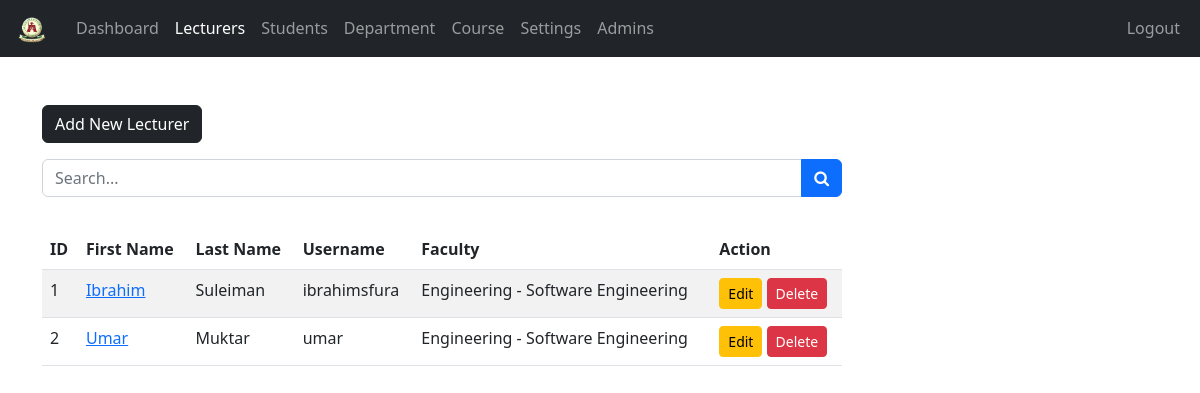
/admin/lecturer.php (signed in), run on an earlier commit of the app's database.
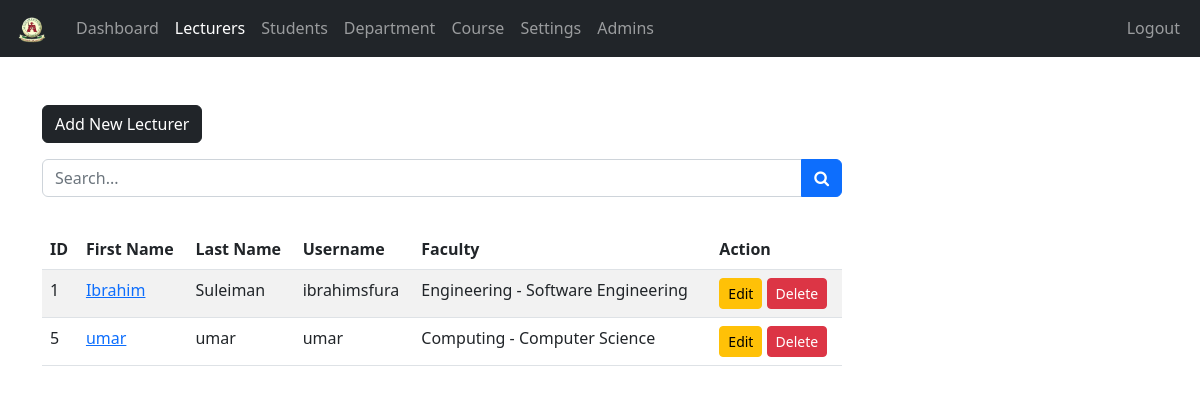
And on a later commit of the database.
### tables this page shows
CREATE TABLE `lecturers` (
  `lecturer_id` int NOT NULL AUTO_INCREMENT,
  `username` varchar(127) NOT NULL,
  `password` varchar(255) NOT NULL,
  `class` varchar(31) DEFAULT NULL,
  `fname` varchar(127) NOT NULL,
  `lname` varchar(127) NOT NULL,
  `subject_id` int DEFAULT NULL,
  `address` varchar(31) NOT NULL,
  `employee_number` int NOT NULL,
  `date_of_birth` date DEFAULT NULL,
  `phone_number` varchar(31) NOT NULL,
  `qualification` varchar(127) NOT NULL,
  `gender` varchar(7) NOT NULL,
  `email_address` varchar(255) NOT NULL,
  `date_of_joined` datetime NOT NULL DEFAULT CURRENT_TIMESTAMP,
  `department_id` int DEFAULT NULL,
  PRIMARY KEY (`lecturer_id`),
  UNIQUE KEY `username` (`username`),
  KEY `fk_lecturer_subject` (`subject_id`),
  CONSTRAINT `fk_lecturer_subject` FOREIGN KEY (`subject_id`) REFERENCES `subjects` (`subject_id`)
);

CREATE TABLE `departments` (
  `department_id` int NOT NULL AUTO_INCREMENT,
  `department` varchar(255) NOT NULL,
  `faculty` varchar(255) NOT NULL,
  PRIMARY KEY (`department_id`),
  UNIQUE KEY `department_id` (`department_id`)
);

### admin/data/lecturer.php (called while the page is built, shortened)
<?php
if (!function_exists('getAllLecturers')) {
    function getAllLecturers($conn) {
        $sql  = "SELECT * FROM lecturers";
        $stmt = $conn->prepare($sql);
        $stmt->execute();
        if ($stmt->rowCount() >= 1) {
            $lecturers = $stmt->fetchAll();
            return $lecturers;
        }
        return 0;
    }
}
?>

### admin/data/class.php (called while the page is built, shortened)
<?php
function getClassesByLecturer($lecturer_id, $conn) {
    $sql = "
      SELECT d.department_id
           , d.faculty
           , d.department
      FROM lecturer_classes lc
      JOIN departments d
        ON lc.class_id = d.department_id
      WHERE lc.lecturer_id = ?
    ";
    $stmt = $conn->prepare($sql);
    $stmt->execute([$lecturer_id]);
    return $stmt->fetchAll(PDO::FETCH_ASSOC);
}
?>

### admin/lecturer.php (the view, shortened to what this page needs)
<?php
if (isset($_SESSION['admin_id']) && isset($_SESSION['role'])) {
    if ($_SESSION['role'] == 'Admin') {
       include "../DB_connection.php";
       include "data/lecturer.php";
       include "data/department.php";
       include "data/class.php";
       $lecturers = getAllLecturers($conn);
?>
<!DOCTYPE html>
<html lang="en">
<head>
  <link rel="stylesheet" href="https://cdn.jsdelivr.net/npm/bootstrap@5.2.0/dist/css/bootstrap.min.css">
  <link rel="stylesheet" href="../css/style.css">
  <link rel="stylesheet" href="https://cdnjs.cloudflare.com/ajax/libs/font-awesome/4.7.0/css/font-awesome.min.css">
</head>
<body>
  <?php include "inc/navbar.php"; ?>
  <div class="container mt-5">
    <a href="lecturer-add.php" class="btn btn-dark">Add New Lecturer</a>
    <form action="lecturer-search.php" class="mt-3 n-table" method="get">
      <div class="input-group mb-3">
        <input type="text" class="form-control" name="searchKey" placeholder="Search...">
        <button class="btn btn-primary"><i class="fa fa-search" aria-hidden="true"></i></button>
      </div>
    </form>
    <?php if ($lecturers != 0) { ?>
      <div class="table-responsive">
  <table class="table  table-striped w-100 mt-3 n-table">
    <thead class="">
      <tr>
        <th>ID</th>
        <th>First Name</th>
        <th>Last Name</th>
        <th>Username</th>
        <th>Faculty</th>
        <th>Action</th>
      </tr>
    </thead>
    <tbody>
<?php
  foreach ($lecturers as $lecturer) {
?>
     <tr>
    <td><?= $lecturer['lecturer_id'] ?></td>
    <td><a href="lecturer-view.php?lecturer_id=<?= $lecturer['lecturer_id'] ?>"><?= $lecturer['fname'] ?></a></td>
    <td><?= $lecturer['lname'] ?></td>
    <td><?= $lecturer['username'] ?></td>
    <td>
      <?php
       $clss = getClassesByLecturer($lecturer['lecturer_id'], $conn);
       if ($clss) {
         foreach ($clss as $c) {
           echo htmlspecialchars($c['faculty'].' - '.$c['department']);
         }
       } else {
         echo '—';
       }
      ?>
    </td>
    <td>
      <a href="lecturer-edit.php?lecturer_id=<?= $lecturer['lecturer_id'] ?>" class="btn btn-warning btn-sm">Edit</a>
      <a href="lecturer-delete.php?lecturer_id=<?= $lecturer['lecturer_id'] ?>" class="btn btn-danger btn-sm">Delete</a>
    </td>
  </tr>
  <?php } ?>
</tbody>
      </table>
    </div>
    <?php } else { ?>
    <div class="alert alert-info w-450 m-5" role="alert">Empty!</div>
    <?php } ?>
  </div>
</body>
</html>
<?php
  } else {
    header("Location: ../login.php");
    exit;
  }
} else {
  header("Location: ../login.php");
  exit;
}
?>

What changed in the data, as far as the page shows it:
removed lecturers: lecturer_id "2", fname "Umar", lname "Muktar", username "umar", departments (faculty+department "Engineering - Software Engineering")
added lecturers: lecturer_id "5", fname "umar", lname "umar", username "umar"
now on this page (row unchanged): departments: faculty+department "Computing - Computer Science", shown under "5"
